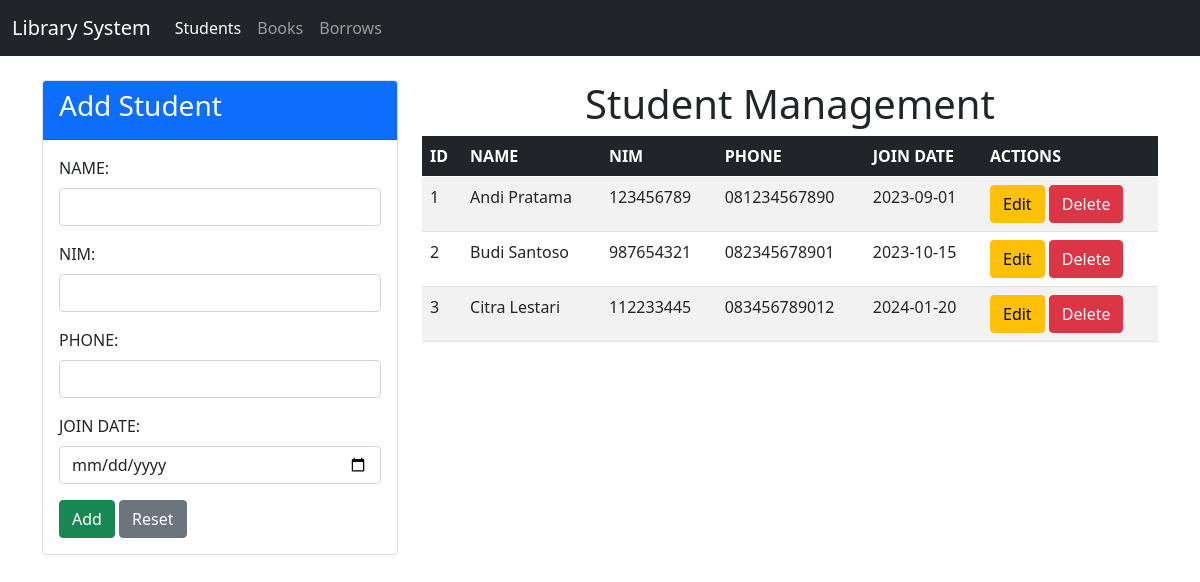
The page / on the database its author committed.
### tables this page shows
CREATE TABLE students (
    student_id INT PRIMARY KEY AUTO_INCREMENT,
    name VARCHAR(100) NOT NULL,
    nim VARCHAR(20) UNIQUE NOT NULL,
    phone VARCHAR(15),
    join_date DATE NOT NULL
);

### controllers/Student.controller.php (called while the page is built, shortened)
<?php
include_once("models/Student.class.php");
include_once("views/Student.view.php");
class StudentController
{
  private $student;
  function __construct()
  {
    $this->student = new Student(Conf::$db_host, Conf::$db_user, Conf::$db_pass, Conf::$db_name);
  }
  public function index()
  {
    $this->student->open();
    $this->student->getStudent();
    $data = array();
    while ($row = $this->student->getResult()) {
      array_push($data, $row);
    }
    $view = new StudentView();
    $view->render($data);
  }
}

### views/Student.view.php (the view, shortened to what this page needs)
<?php
class StudentView
{
  public function render($data)
  {
    $no = 1;
    $dataStudent = null;
    foreach ($data as $val) {
      list($id, $name, $nim, $phone, $join_date) = $val;
      $dataStudent .= "<tr>
                  <td>" . $no++ . "</td>
                  <td>" . $name . "</td>
                  <td>" . $nim . "</td>
                  <td>" . $phone . "</td>
                  <td>" . $join_date . "</td>
                  <td>
                  <a href='student.php?id_edit=" . $id .  "' class='btn btn-warning'>Edit</a>
                  <a href='student.php?id_hapus=" . $id . "' class='btn btn-danger'>Delete</a>
                  </td>
                  </tr>";
    }
  }
}

### rows shown on the page
students: name "Andi Pratama", nim "123456789", phone "081234567890", join_date "2023-09-01"
students: name "Budi Santoso", nim "987654321", phone "082345678901", join_date "2023-10-15"
students: name "Citra Lestari", nim "112233445", phone "083456789012", join_date "2024-01-20"
